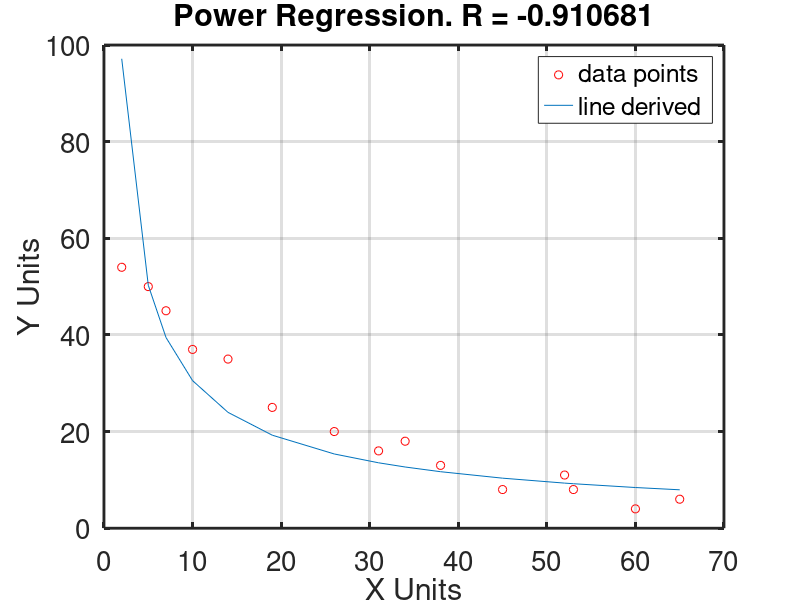

Source code (MATLAB):
#Michael Ellerkamp, NumAnalysis
#Power Regression file

# x = ln(x)
# y = ln(y) in all instances except the raw data, when we think back to our formulas

#Our Data
x = [2,5,7,10,14,19,26,31,34,38,45,52,53,60,65]
y = [54,50,45,37,35,25,20,16,18,13,8,11,8,4,6]

#Important that x and y have the same length, do not make me have to implement error detection!!!
disp("\nData!!!\n")
N = length(x)
#All of our sums
disp("\nSums:\n")
Sum_LnX = sum(log(x))
Sum_LnX2 = sum(log(x).^2)
Sum_LnY = sum(log(y))
Sum_LnY2 = sum(log(y).^2)
Sum_LnXLnY = sum(log(x).*log(y))
#Means
disp("\nMeans!!\n")
Mean_LnX = Sum_LnX/N
Mean_LnY = Sum_LnY/N
#this uses the S sub AB functions. Remember replace all instaces of y with ln(y)
disp("\nS functions!!!\n")
Sxy = Sum_LnXLnY - N*Mean_LnX*Mean_LnY
Sxx = Sum_LnX2 - N*power(Mean_LnX,2)
Syy = Sum_LnY2 - N*power(Mean_LnY,2)
#now for B, A, and the equation
disp("\nB,A, and Equation!!!!\n")
B = Sxy/Sxx
A = exp(Mean_LnY - B*Mean_LnX)
printf("Our equation is: y = %dx^%dx",A, B)
#now for R value
disp("\nR-Value:\n")
R = Sxy / (sqrt(Sxx)*sqrt(Syy))
#Now to add plotting this out.
#Even for testing I don't care to output this so it will have the ;
y2 = A.*power(x,B);
#we are plotting the initial x,y data as red circles 'or'
#Our new equation will be plotted as a regular line x,y2
plot(x,y,'or',x,y2)
xlabel("X Units")
ylabel("Y Units")
title(sprintf("Power Regression. R = %d",R))
grid on
legend('data points', 'line derived')
set(gca, "linewidth", 2, "fontsize", 20)
